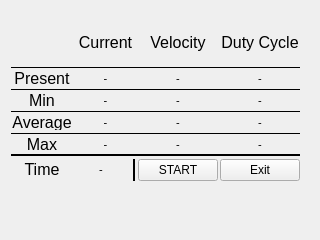
<?xml version="1.0" encoding="UTF-8"?>
<ui version="4.0">
 <class>testWin</class>
 <widget class="QMainWindow" name="testWin">
  <property name="geometry">
   <rect>
    <x>0</x>
    <y>0</y>
    <width>320</width>
    <height>240</height>
   </rect>
  </property>
  <property name="sizePolicy">
   <sizepolicy hsizetype="Maximum" vsizetype="Maximum">
    <horstretch>0</horstretch>
    <verstretch>0</verstretch>
   </sizepolicy>
  </property>
  <property name="minimumSize">
   <size>
    <width>320</width>
    <height>240</height>
   </size>
  </property>
  <property name="maximumSize">
   <size>
    <width>320</width>
    <height>400</height>
   </size>
  </property>
  <property name="windowTitle">
   <string>MainWindow</string>
  </property>
  <widget class="QWidget" name="centralWidget">
   <widget class="QWidget" name="gridLayoutWidget_2">
    <property name="geometry">
     <rect>
      <x>0</x>
      <y>10</y>
      <width>311</width>
      <height>182</height>
     </rect>
    </property>
    <layout class="QGridLayout" name="gridLayout_2">
     <property name="sizeConstraint">
      <enum>QLayout::SetMinimumSize</enum>
     </property>
     <property name="spacing">
      <number>2</number>
     </property>
     <item row="4" column="2">
      <widget class="QLabel" name="vl">
       <property name="maximumSize">
        <size>
         <width>16777215</width>
         <height>15</height>
        </size>
       </property>
       <property name="font">
        <font>
         <pointsize>8</pointsize>
        </font>
       </property>
       <property name="text">
        <string>-</string>
       </property>
       <property name="alignment">
        <set>Qt::AlignCenter</set>
       </property>
      </widget>
     </item>
     <item row="2" column="3">
      <widget class="QLabel" name="dp">
       <property name="maximumSize">
        <size>
         <width>16777215</width>
         <height>15</height>
        </size>
       </property>
       <property name="font">
        <font>
         <pointsize>8</pointsize>
        </font>
       </property>
       <property name="text">
        <string>-</string>
       </property>
       <property name="alignment">
        <set>Qt::AlignCenter</set>
       </property>
      </widget>
     </item>
     <item row="4" column="1">
      <widget class="QLabel" name="cl">
       <property name="maximumSize">
        <size>
         <width>16777215</width>
         <height>15</height>
        </size>
       </property>
       <property name="font">
        <font>
         <pointsize>8</pointsize>
        </font>
       </property>
       <property name="text">
        <string>-</string>
       </property>
       <property name="alignment">
        <set>Qt::AlignCenter</set>
       </property>
      </widget>
     </item>
     <item row="4" column="3">
      <widget class="QLabel" name="dl">
       <property name="maximumSize">
        <size>
         <width>16777215</width>
         <height>15</height>
        </size>
       </property>
       <property name="font">
        <font>
         <pointsize>8</pointsize>
        </font>
       </property>
       <property name="text">
        <string>-</string>
       </property>
       <property name="alignment">
        <set>Qt::AlignCenter</set>
       </property>
      </widget>
     </item>
     <item row="0" column="3">
      <widget class="QLabel" name="mv_3">
       <property name="maximumSize">
        <size>
         <width>16777215</width>
         <height>99999</height>
        </size>
       </property>
       <property name="font">
        <font>
         <pointsize>12</pointsize>
        </font>
       </property>
       <property name="text">
        <string>Duty Cycle</string>
       </property>
       <property name="alignment">
        <set>Qt::AlignCenter</set>
       </property>
      </widget>
     </item>
     <item row="2" column="0">
      <widget class="QLabel" name="label_10">
       <property name="maximumSize">
        <size>
         <width>16777215</width>
         <height>15</height>
        </size>
       </property>
       <property name="font">
        <font>
         <pointsize>12</pointsize>
        </font>
       </property>
       <property name="text">
        <string>Present</string>
       </property>
       <property name="alignment">
        <set>Qt::AlignCenter</set>
       </property>
      </widget>
     </item>
     <item row="4" column="0">
      <widget class="QLabel" name="label_11">
       <property name="maximumSize">
        <size>
         <width>16777215</width>
         <height>15</height>
        </size>
       </property>
       <property name="font">
        <font>
         <pointsize>12</pointsize>
        </font>
       </property>
       <property name="text">
        <string>Min</string>
       </property>
       <property name="alignment">
        <set>Qt::AlignCenter</set>
       </property>
      </widget>
     </item>
     <item row="0" column="1">
      <widget class="QLabel" name="mv">
       <property name="maximumSize">
        <size>
         <width>16777215</width>
         <height>99999</height>
        </size>
       </property>
       <property name="font">
        <font>
         <pointsize>12</pointsize>
        </font>
       </property>
       <property name="text">
        <string>Current</string>
       </property>
       <property name="alignment">
        <set>Qt::AlignCenter</set>
       </property>
      </widget>
     </item>
     <item row="6" column="0">
      <widget class="QLabel" name="label_9">
       <property name="maximumSize">
        <size>
         <width>16777215</width>
         <height>15</height>
        </size>
       </property>
       <property name="font">
        <font>
         <pointsize>12</pointsize>
        </font>
       </property>
       <property name="text">
        <string>Average</string>
       </property>
       <property name="alignment">
        <set>Qt::AlignCenter</set>
       </property>
      </widget>
     </item>
     <item row="8" column="0">
      <widget class="QLabel" name="label_8">
       <property name="maximumSize">
        <size>
         <width>16777215</width>
         <height>15</height>
        </size>
       </property>
       <property name="font">
        <font>
         <pointsize>12</pointsize>
        </font>
       </property>
       <property name="text">
        <string>Max</string>
       </property>
       <property name="alignment">
        <set>Qt::AlignCenter</set>
       </property>
      </widget>
     </item>
     <item row="2" column="2">
      <widget class="QLabel" name="vp">
       <property name="maximumSize">
        <size>
         <width>16777215</width>
         <height>15</height>
        </size>
       </property>
       <property name="font">
        <font>
         <pointsize>8</pointsize>
        </font>
       </property>
       <property name="text">
        <string>-</string>
       </property>
       <property name="alignment">
        <set>Qt::AlignCenter</set>
       </property>
      </widget>
     </item>
     <item row="7" column="0" colspan="4">
      <widget class="Line" name="line_3">
       <property name="frameShadow">
        <enum>QFrame::Plain</enum>
       </property>
       <property name="orientation">
        <enum>Qt::Horizontal</enum>
       </property>
      </widget>
     </item>
     <item row="3" column="0" colspan="4">
      <widget class="Line" name="line_5">
       <property name="frameShadow">
        <enum>QFrame::Plain</enum>
       </property>
       <property name="orientation">
        <enum>Qt::Horizontal</enum>
       </property>
      </widget>
     </item>
     <item row="0" column="2">
      <widget class="QLabel" name="mv_2">
       <property name="maximumSize">
        <size>
         <width>16777215</width>
         <height>99999</height>
        </size>
       </property>
       <property name="font">
        <font>
         <pointsize>12</pointsize>
        </font>
       </property>
       <property name="text">
        <string>Velocity</string>
       </property>
       <property name="alignment">
        <set>Qt::AlignCenter</set>
       </property>
      </widget>
     </item>
     <item row="9" column="0" colspan="4">
      <widget class="Line" name="line_2">
       <property name="frameShadow">
        <enum>QFrame::Plain</enum>
       </property>
       <property name="lineWidth">
        <number>2</number>
       </property>
       <property name="orientation">
        <enum>Qt::Horizontal</enum>
       </property>
      </widget>
     </item>
     <item row="1" column="0" colspan="4">
      <widget class="Line" name="line">
       <property name="frameShadow">
        <enum>QFrame::Plain</enum>
       </property>
       <property name="orientation">
        <enum>Qt::Horizontal</enum>
       </property>
      </widget>
     </item>
     <item row="5" column="0" colspan="4">
      <widget class="Line" name="line_4">
       <property name="frameShadow">
        <enum>QFrame::Plain</enum>
       </property>
       <property name="orientation">
        <enum>Qt::Horizontal</enum>
       </property>
      </widget>
     </item>
     <item row="2" column="1">
      <widget class="QLabel" name="cp">
       <property name="maximumSize">
        <size>
         <width>16777215</width>
         <height>15</height>
        </size>
       </property>
       <property name="font">
        <font>
         <pointsize>8</pointsize>
        </font>
       </property>
       <property name="text">
        <string>-</string>
       </property>
       <property name="alignment">
        <set>Qt::AlignCenter</set>
       </property>
      </widget>
     </item>
     <item row="6" column="1">
      <layout class="QHBoxLayout" name="horizontalLayout">
       <item>
        <widget class="QLabel" name="ca">
         <property name="maximumSize">
          <size>
           <width>16777215</width>
           <height>15</height>
          </size>
         </property>
         <property name="font">
          <font>
           <pointsize>8</pointsize>
          </font>
         </property>
         <property name="text">
          <string>-</string>
         </property>
         <property name="alignment">
          <set>Qt::AlignCenter</set>
         </property>
        </widget>
       </item>
      </layout>
     </item>
     <item row="11" column="0">
      <layout class="QHBoxLayout" name="horizontalLayout_2">
       <item>
        <widget class="QLabel" name="label_15">
         <property name="maximumSize">
          <size>
           <width>16777215</width>
           <height>15</height>
          </size>
         </property>
         <property name="font">
          <font>
           <pointsize>12</pointsize>
          </font>
         </property>
         <property name="text">
          <string>Time</string>
         </property>
         <property name="alignment">
          <set>Qt::AlignCenter</set>
         </property>
        </widget>
       </item>
      </layout>
     </item>
     <item row="8" column="1">
      <widget class="QLabel" name="ch">
       <property name="maximumSize">
        <size>
         <width>16777215</width>
         <height>15</height>
        </size>
       </property>
       <property name="font">
        <font>
         <pointsize>8</pointsize>
        </font>
       </property>
       <property name="text">
        <string>-</string>
       </property>
       <property name="alignment">
        <set>Qt::AlignCenter</set>
       </property>
      </widget>
     </item>
     <item row="6" column="2">
      <widget class="QLabel" name="va">
       <property name="maximumSize">
        <size>
         <width>16777215</width>
         <height>15</height>
        </size>
       </property>
       <property name="font">
        <font>
         <pointsize>8</pointsize>
        </font>
       </property>
       <property name="text">
        <string>-</string>
       </property>
       <property name="alignment">
        <set>Qt::AlignCenter</set>
       </property>
      </widget>
     </item>
     <item row="8" column="2">
      <widget class="QLabel" name="vh">
       <property name="maximumSize">
        <size>
         <width>16777215</width>
         <height>15</height>
        </size>
       </property>
       <property name="font">
        <font>
         <pointsize>8</pointsize>
        </font>
       </property>
       <property name="text">
        <string>-</string>
       </property>
       <property name="alignment">
        <set>Qt::AlignCenter</set>
       </property>
      </widget>
     </item>
     <item row="8" column="3">
      <widget class="QLabel" name="dh">
       <property name="maximumSize">
        <size>
         <width>16777215</width>
         <height>15</height>
        </size>
       </property>
       <property name="font">
        <font>
         <pointsize>8</pointsize>
        </font>
       </property>
       <property name="text">
        <string>-</string>
       </property>
       <property name="alignment">
        <set>Qt::AlignCenter</set>
       </property>
      </widget>
     </item>
     <item row="6" column="3">
      <widget class="QLabel" name="da">
       <property name="maximumSize">
        <size>
         <width>16777215</width>
         <height>15</height>
        </size>
       </property>
       <property name="font">
        <font>
         <pointsize>8</pointsize>
        </font>
       </property>
       <property name="text">
        <string>-</string>
       </property>
       <property name="alignment">
        <set>Qt::AlignCenter</set>
       </property>
      </widget>
     </item>
     <item row="11" column="3">
      <widget class="QPushButton" name="exit">
       <property name="text">
        <string>Exit</string>
       </property>
      </widget>
     </item>
     <item row="11" column="2">
      <widget class="QPushButton" name="start">
       <property name="text">
        <string>START</string>
       </property>
      </widget>
     </item>
     <item row="11" column="1">
      <layout class="QHBoxLayout" name="horizontalLayout_3">
       <item>
        <widget class="QLabel" name="time">
         <property name="maximumSize">
          <size>
           <width>16777215</width>
           <height>15</height>
          </size>
         </property>
         <property name="font">
          <font>
           <pointsize>8</pointsize>
          </font>
         </property>
         <property name="text">
          <string>-</string>
         </property>
         <property name="alignment">
          <set>Qt::AlignCenter</set>
         </property>
        </widget>
       </item>
       <item>
        <widget class="Line" name="line_6">
         <property name="frameShadow">
          <enum>QFrame::Plain</enum>
         </property>
         <property name="lineWidth">
          <number>2</number>
         </property>
         <property name="orientation">
          <enum>Qt::Vertical</enum>
         </property>
        </widget>
       </item>
      </layout>
     </item>
    </layout>
   </widget>
   <widget class="QLabel" name="label_16">
    <property name="geometry">
     <rect>
      <x>280</x>
      <y>70</y>
      <width>105</width>
      <height>15</height>
     </rect>
    </property>
    <property name="maximumSize">
     <size>
      <width>16777215</width>
      <height>15</height>
     </size>
    </property>
    <property name="font">
     <font>
      <pointsize>10</pointsize>
     </font>
    </property>
    <property name="text">
     <string>rpm</string>
    </property>
    <property name="alignment">
     <set>Qt::AlignCenter</set>
    </property>
   </widget>
  </widget>
 </widget>
 <layoutdefault spacing="6" margin="11"/>
 <resources/>
 <connections>
  <connection>
   <sender>exit</sender>
   <signal>clicked()</signal>
   <receiver>testWin</receiver>
   <slot>exit_window()</slot>
   <hints>
    <hint type="sourcelabel">
     <x>263</x>
     <y>172</y>
    </hint>
    <hint type="destinationlabel">
     <x>179</x>
     <y>198</y>
    </hint>
   </hints>
  </connection>
  <connection>
   <sender>start</sender>
   <signal>clicked()</signal>
   <receiver>testWin</receiver>
   <slot>start_stop_test()</slot>
   <hints>
    <hint type="sourcelabel">
     <x>209</x>
     <y>187</y>
    </hint>
    <hint type="destinationlabel">
     <x>209</x>
     <y>214</y>
    </hint>
   </hints>
  </connection>
 </connections>
 <slots>
  <signal>get_motor_velocity(int)</signal>
  <slot>button_handler()</slot>
  <slot>set_velocity(int)</slot>
  <slot>set_motor_state()</slot>
  <slot>up_velocity()</slot>
  <slot>down_velocity()</slot>
  <slot>down_velocity_10()</slot>
  <slot>up_velocity_10()</slot>
  <slot>exit_window()</slot>
  <slot>start_stop_test()</slot>
 </slots>
</ui>
